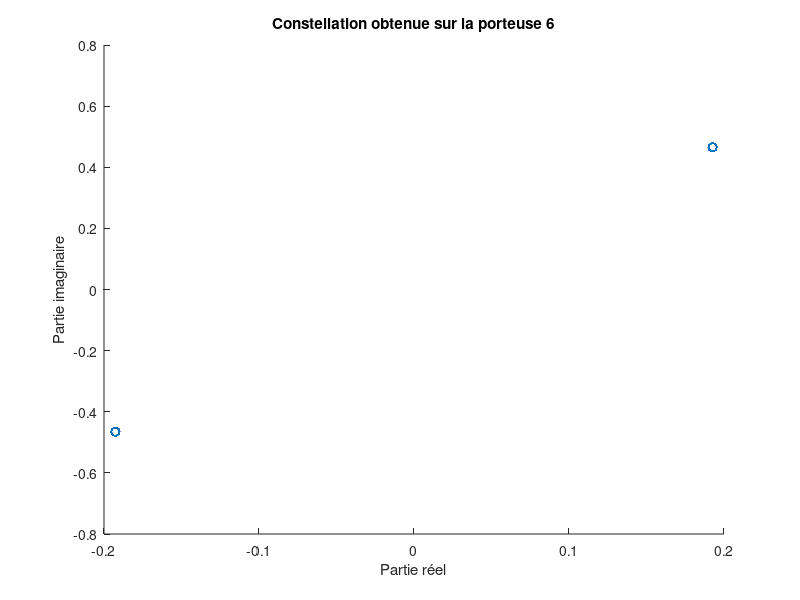
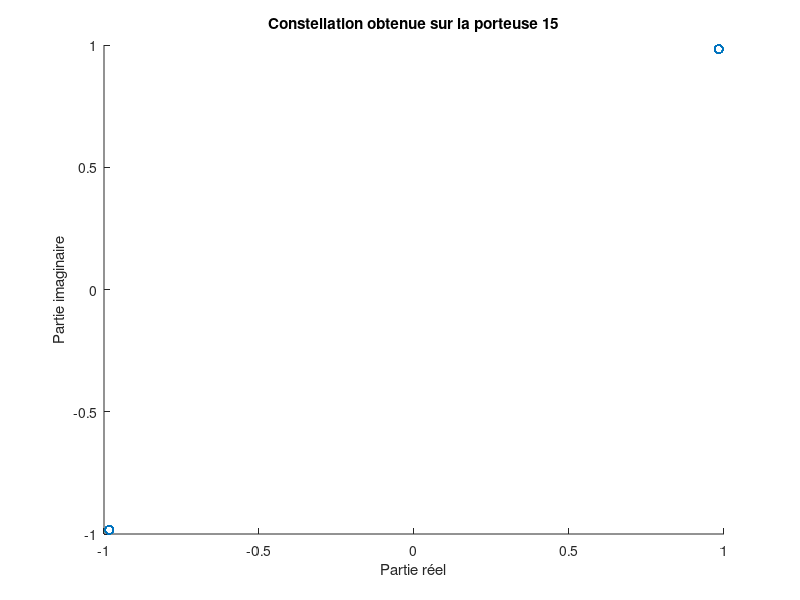

MATLAB code to generate these figures, in order:
clear all;
close all;

%% paramètres 
N = 16;
N_actif = 16;
nb_bits = 1000;
taille_prefixe = 2;

% réponse impulsionelle 
h = [0.407,0.815,0.407];

%% modulateur 
    % Mapping
    S=zeros(N, nb_bits);
    for i=1:N_actif
        S(i,:) = randi([0 1],1,nb_bits)*2 -1;
    end 

    % Canal
    Xe = ifft(S,N);

    % préfixe cyclique
    CP = Xe(end-(taille_prefixe-1):end, :);
    Xe = [CP; Xe];

    Y = reshape(Xe, 1, nb_bits*(N+taille_prefixe)); 

    %filtre 
    SignalSortieCanal=filter(h,1,Y) ;

%% Démodulation 
     %démodulation
     Y_reshape = reshape(SignalSortieCanal, size(Xe));
     SignalSortieSansInter=Y_reshape(taille_prefixe+1:end, :);
     Y_recep = fft(SignalSortieSansInter,N);

    
 %% Constellation porteuse 6 et 15 
 porteuse6 = Y_recep(6, :);
 porteuse15 = Y_recep(15, :);


 figure
 scatter(real(porteuse6), imag(porteuse6))
 title('Constellation obtenue sur la porteuse 6')
 xlabel('Partie réel')
 ylabel('Partie imaginaire')


 figure
 scatter(real(porteuse15), imag(porteuse15))
 title('Constellation obtenue sur la porteuse 15')
 xlabel('Partie réel')
 ylabel('Partie imaginaire')


 %% TEB
 Y_recep(Y_recep<0) = -1;
 Y_recep(Y_recep>0) = 1;

 TEB = mean(S~=Y_recep, "all")